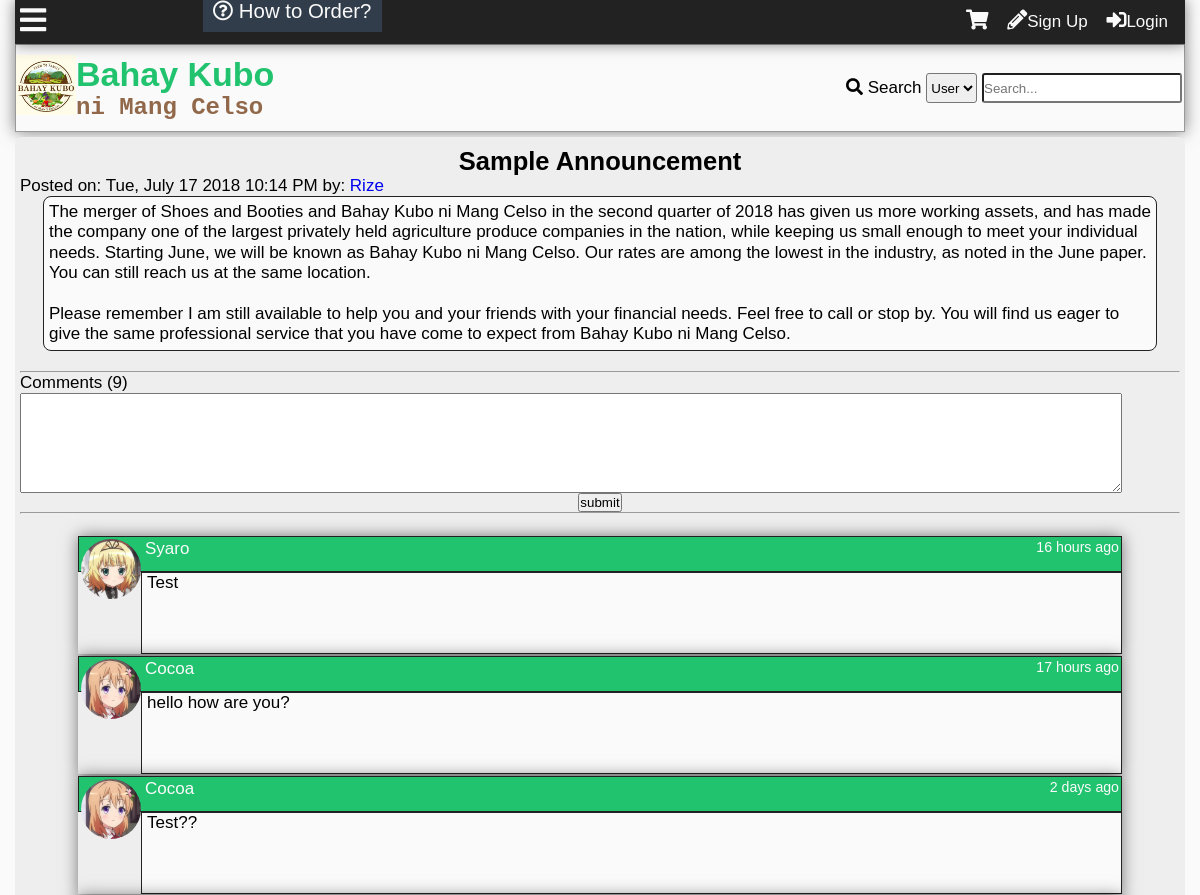
Page /announcement.php (upper part) on the earlier database version.
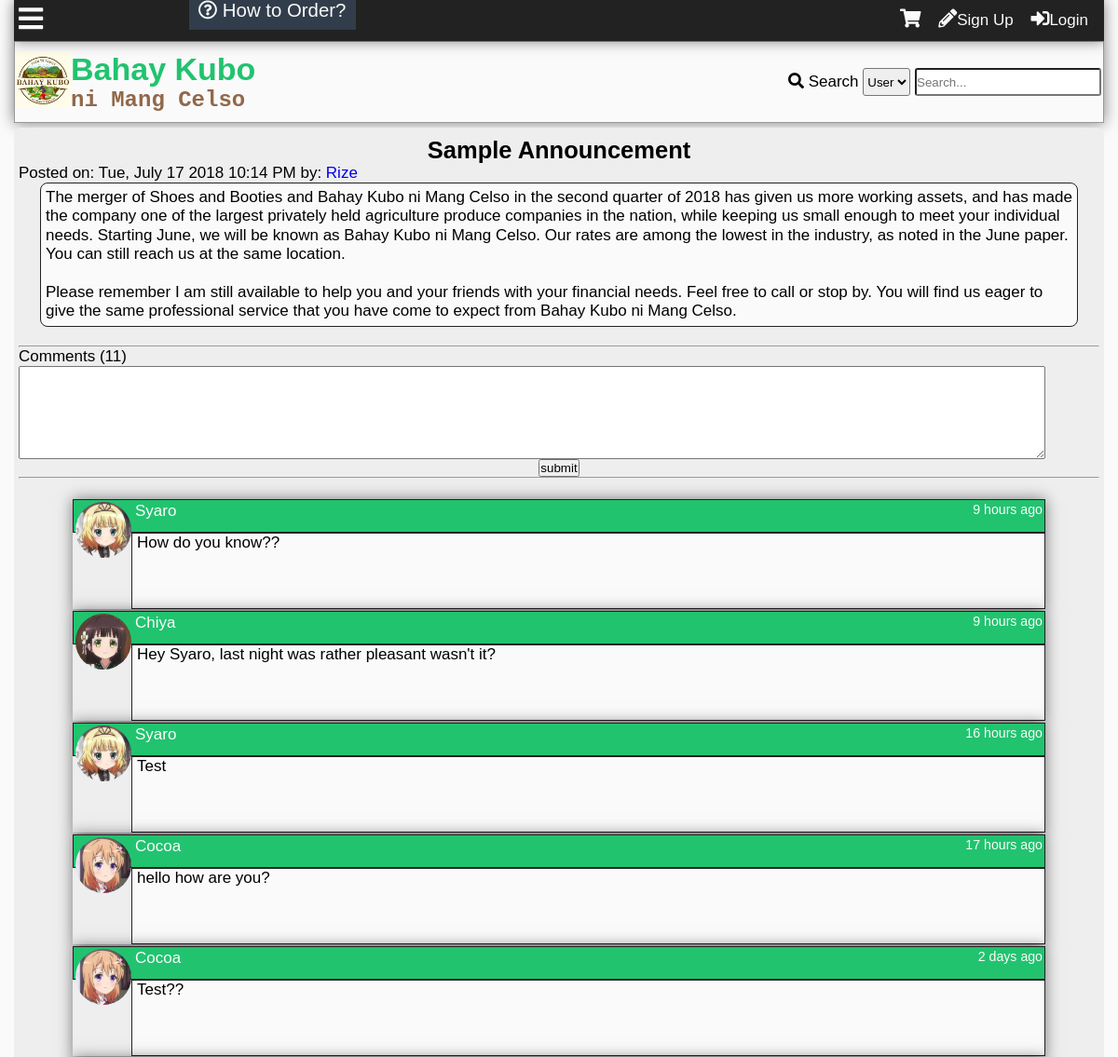
Same page on the later database version.
### tables this page shows
CREATE TABLE `tblannouncement` (
  `announceid` int(11) NOT NULL,
  `title` varchar(100) NOT NULL,
  `content` text NOT NULL,
  `datecreated` datetime DEFAULT NULL,
  `author` int(11) NOT NULL
);

CREATE TABLE `tbluser` (
  `userid` int(11) NOT NULL,
  `username` varchar(100) NOT NULL,
  `password` varchar(100) NOT NULL,
  `firstname` varchar(100) NOT NULL,
  `middlename` varchar(100) NOT NULL,
  `lastname` varchar(100) NOT NULL,
  `birthday` varchar(20) NOT NULL,
  `datecreated` timestamp NOT NULL DEFAULT '0000-00-00 00:00:00',
  `email` varchar(100) NOT NULL,
  `website` varchar(255) NOT NULL,
  `location` varchar(255) NOT NULL,
  `usertypeid` int(11) NOT NULL,
  `access` int(11) NOT NULL,
  `imgname` varchar(100) NOT NULL,
  `imgtype` varchar(100) NOT NULL,
  `imgpath` varchar(200) NOT NULL,
  `bio` text NOT NULL,
  `is_show_email` tinyint(1) NOT NULL,
  `gender` int(11) NOT NULL,
  `lastupdate` timestamp NOT NULL DEFAULT '0000-00-00 00:00:00',
  `lastonline` timestamp NOT NULL DEFAULT '0000-00-00 00:00:00',
  `profileviews` int(11) NOT NULL
);

CREATE TABLE `tblcommentann` (
  `commentannid` int(11) NOT NULL,
  `announceid` int(11) NOT NULL,
  `comment` mediumtext NOT NULL,
  `userid` int(11) NOT NULL,
  `dateposted` datetime DEFAULT NULL
);

### announcement.php (the view, shortened to what this page needs)
<?php
	include'functions.php';
	require_once'connection.php';
?>
<!DOCTYPE html>
<html lang="en">
<head>
  	<link rel="stylesheet" href="css/style.css">
  	<link rel="stylesheet" href="css/fontawesome-all.css">
</head>
<body>
	<div class="main-container">
	<?php
		addheader();
	?>
	<div class="other-content">
<?php
$sql="SELECT announceid,title,content,t1.datecreated,username FROM tblannouncement AS t1
LEFT JOIN tbluser
	ON userid = author
ORDER BY announceid DESC
LIMIT 1";
$result= $conn->query($sql);
$row=$result->fetch_object();
$id = $row->announceid;
$title = $row->title;
$content = $row->content;
$date = date('D, F j Y g:i A',strtotime($row->datecreated));
$author = $row->username;
echo '<h2 id="announcement-title">'.$title.'</h2>
<p>Posted on: '.$date.' by: <a href="profile.php?name='.$author.'">'.$author.'</a></p>
<div class="announce-content">'.nl2br($content);
echo'</div>
<br><hr>';
$sql = "SELECT commentannid FROM tblcommentann WHERE announceid = '$id'";
$result= $conn->query($sql);
$comments = $result->num_rows;
echo'<p>Comments ('.$comments.')</p>
';
if(isset($_SESSION['id'])){
echo'<form id="comment-form">
	<textarea id="announcement-text" required></textarea>
	<br>
	<input type="hidden" value="'.$_SESSION['id'].'" id="user-id">
	<input type="hidden" value="'.$id.'" id="announce-id">
	<center><input type="submit" value="submit"></center>
</form>
<hr><br>
';
}else{
	echo'<form id="comment-form">
	<textarea id="announcement-text" required></textarea>
	<br>
	<input type="hidden" id="user-id">
	<input type="hidden" id="announce-id">
	<center><input type="submit" value="submit"></center>
</form>
<hr><br>
';
}
echo '<div id="announcement-comments">';
$sql = "SELECT commentannid,comment,t1.userid,username,imgpath,dateposted FROM tblcommentann AS t1
	LEFT JOIN tbluser AS t2
		ON t1.userid = t2.userid
	WHERE announceid = '$id'
	ORDER BY dateposted DESC";
$result = $conn->query($sql);
while($row = $result->fetch_object()){
	$comment = $row->comment;
	$user = $row->username;
	$img = $row->imgpath;
	$date = $row->dateposted;
	echo'<div class="comment-box">
<div class="comment-header">
<a class="cm-user" href="profile.php?name='.$user.'">
<div class="comment-tn">
<img src="'.$img.'">
</div>
'.$user.'</a>
<small>'.time_elapsed_string($date).'</small>
</div>
<div class="comment-body">
<div class="com-container"><p class="comment-cm">'.nl2br($comment).'</p></div></div>';
echo'</div>
';
}
?>
	</div>
	</div>
</body>
</html>

### functions.php (shortened to what this page needs)
<?php
function addheader(){
	echo'<header id="main-header">
			<div class="grid-header">
				<div class="box1">
					<a href="index.php">
						<div class="logo">
							<img src="img/logo.jpg">
						</div>
						<div id="header-text">
						<h1 id="first-text">Bahay Kubo</h1><br>
							<h2 id="second-text"> ni Mang Celso</h2>
						</div>
					</a>
				</div>
				<div class="box2">';
						search_function();
				echo'</div>
				<div class="modal2">
				</div>
				<div id="search-dropdown">
				</div>
			</div>
		</header>
		<div class="subheader">
			<div class="subgrid">
				<div class="svg">
					<p class="open-slide" onclick="openSlideMenu()">
						<i class="fas fa-bars"></i>
					</p>
				</div>
				<div class="nav">
					<a id="How-to" href="about.php#how-to-order"><i class="far fa-question-circle"></i> How to Order?</a>
				</div>
				<div class="profile-grid">';
						session_button();
				echo'</div>
			</div>
		</div>
	';
}
function time_elapsed_string($datetime, $full = false) {
    $now = new DateTime;
    $ago = new DateTime($datetime);
    $diff = $now->diff($ago);
    $string = array(
        'y' => 'year',
        'm' => 'month',
        'd' => 'day',
        'h' => 'hour',
        'i' => 'minute',
        's' => 'second',
    );
    foreach ($string as $k => &$v) {
        if ($diff->$k) {
            $v = $diff->$k . ' ' . $v . ($diff->$k > 1 ? 's' : '');
        } else {
            unset($string[$k]);
        }
    }
    if (!$full) $string = array_slice($string, 0, 1);
    return $string ? implode(', ', $string) . ' ago' : 'just now';
}
function session_button(){
	$conn = mysqli_connect ("localhost", "root", "", "itsproject");
	if(isset($_SESSION['id'])){
	$id=$_SESSION['id'];
		$sql="SELECT imgpath FROM tbluser WHERE userid=".$id."";
		$result=$conn->query($sql);
		$row=$result->fetch_object();
		$tn_image=$row->imgpath;
		if($tn_image==''){
			$tn_image='img/default.png';
		}
echo'<i class="fas fa-shopping-cart button" onclick="showCartPanel()"></i>';
$sql="SELECT pmid FROM tblpm WHERE receiverid='$id' AND checked=0 GROUP BY senderid";
$result=$conn->query($sql);
$count=$result->num_rows;
		echo'<a class="button" title="Check your messages" href="inbox.php?name='.$_SESSION["name"].'"><i class="far fa-envelope"></i><span id="pmnum">'.$count.'</span></a>';
$sql="SELECT notifid FROM tblnotif
	WHERE receiverid='$id' and checked=0
	";
$result=$conn->query($sql);
$count=$result->num_rows;
		echo'<a class="button" id="notifbtn" title="Check your notifications" onclick="toggleNotif()""><i class="far fa-bell"></i><span id="notifnum">'.$count.'</span></a>
		<a class="button" href=profile.php?name='.$_SESSION['name'].'>
		'.$_SESSION["name"].'\'s Profile<div class="top-tn"><img src="'.$tn_image.'""></div></a>';
		echo'<div id="notifdrop">
		Notifications
		<ul>';
$sql="SELECT notifid,username,imgpath,receiverid,notifdate,notiftype,checked,details,details2 FROM tblnotif
	LEFT JOIN tbluser
		ON tblnotif.userid=tbluser.userid
	WHERE receiverid='$id'
	ORDER BY notifid DESC
	LIMIT 10";
$result=$conn->query($sql);
$count=$result->num_rows;
if($count==0){
	echo'<li>No notifications yet...</li>';
}else{
while($rows=$result->fetch_object())
{
$nid=$rows->notifid;
$uname=$rows->username;
$rid=$rows->receiverid;
$date=time_elapsed_string($rows->notifdate);
$type=$rows->notiftype;
$imgpath=$rows->imgpath;
$uname=$rows->username;
$details=$rows->details;
$details2=$rows->details2;
if(!$imgpath){
	$imgpath='img/default.png';
}
if($type==1){
	echo'<li><div class="comment-tn">
				<img src="'.$imgpath.'">
			</div> <a class="n1" href="profile.php?name='.$uname.'">'.$uname.'</a> <a class="n2" href="profile.php?name='.$_SESSION['name'].'#comment'.$details.'"> has commented on your profile '.$date.'</a></li>';
} else if($type==2){
	if ($details2==1){
	echo'<li><div class="comment-tn">
				<img src="'.$imgpath.'">
			</div>
			 <a class="n1" href="profile.php?name='.$uname.'">'.$uname.'</a> has sent a friend request '.$date.'<br>
		<div id="fr-'.$nid.'"><a class="fr-yes" onclick="friendyes(this)" value="'.$nid.'">Yes</a> <a class="fr-no" onclick="friendno(this)" value="'.$nid.'">No</a>
		</div>
		</li>';
	} else if($details2==2){
		echo'<li><div class="comment-tn">
				<img src="'.$imgpath.'">
			</div>
			 <a class="n1" href="profile.php?name='.$uname.'">'.$uname.'</a> has sent a friend request '.$date.'<br>
		<div id="fr-'.$nid.'">
			Request Accepted
		</div>
		</li>';
	} else if($details2==3){
		echo'<li><div class="comment-tn">
				<img src="'.$imgpath.'">
			</div>
			 <a class="n1" href="profile.php?name='.$uname.'">'.$uname.'</a> has sent a friend request '.$date.'<br>
		<div id="fr-'.$nid.'">
			Request Denied
		</div>
		</li>';
	}
}else if ($type==3){
	echo'<li><i class="fas fa-ban banned"></i> Sorry, your profile picture has been removed.<br>
	Please read the rules and guidelines.</li>';
}
}
}
		echo'<center><a id="seeallnotif" href="notification.php">See all notifications</a></center>
		</ul>
		</div>';
	}else{
		echo'<div id="notifnum"></div><div id="pmnum"></div>
		<i class="fas fa-shopping-cart button" onclick="showCartPanel()"></i>
		<a href ="register.php" class="button"><i class="fas fa-pencil-alt"></i></i>Sign Up</a>
		<a id="modalBtn" class="button"><i class="fas fa-sign-in-alt"></i>Login</a>';
	}
}
function search_function(){
	echo'
		<form action="search.php" method="get">
			<i class="fas fa-search"></i>
			<label>Search</label>
			<select name="criteria" id="criteria">
				<option value="2">User</option>
			</select>
			<input type="text" onkeyup="searchdropdown()" required name="search-text" placeholder="Search..." id="search-text" autocomplete="off">
		</form>
	';
}

### css/style.css (style rules this page uses)
* { padding:0; margin:0; }
:root { --facebookblue:#4267b2; --twitterlogo:#00aced; --lightblue:#c0deed; --sunflower:#ffce1b; --orangered:#FF4500; --magenta:#ff00ff; --lime:#32CD32; --palegreen:#98fb98; --dark-red:#590000; --blood-red:#8B0000; --cyan:#00ffff; --bluegreen:#21c36f; --canvas:#F3ECE2; --primary-color:#21c36f; --secondary-color:#c0deed; --contrast: #91684a; --secondary-contrast:#313d4b; --light-color:#fafafa; --dark-color:#222; --gray:#eee; --darkgray:#999; }
body { font-family: Lora,'MS Sans Serif',Geneva,sans-serif; font-size: 17px; background:var(--light-color); }
h1,h2,h3,h4,h5,h6 { font-family: Arial, Helvetica, sans-serif; }
a { text-decoration: none; }
.main-container { display:grid; grid-template-areas: "subheader" "header" "main-search" "content" "footer"; margin:0px; padding:0 15px 0 15px; }
.subheader { grid-area:subheader; padding-bottom: 4px; background: var(--dark-color); color: var(--light-color); box-shadow: 0 0 15px rgba(0,0,0,0.5); }
.subgrid { display: grid; grid-template-columns: 1fr 4fr; grid-template-areas: "svg profile" }
.open-slide { grid-area: svg; padding: 5px; font-size: 30px; color: var(--light-color); }
#how-to { padding: 0.5em; background: var(--secondary-contrast); font-size: 1.2em; color: var(--light-color); }
.profile-grid { grid-area: profile; grid-column-start: right; padding: 8px; }
.profile-grid i { font-size:20px; }
.button { padding: 2px 5px; color: var(--light-color); border:0; margin-right: 4px; text-align: center; cursor:pointer; }
#main-header { grid-area:header; border: 1px solid var(--darkgray); box-shadow: 0 0 15px rgba(0,0,0,0.5); margin-bottom: 5px; }
#highlight-text,#first-text { color:var(--primary-color); }
#second-text { color:var(--contrast); font-family: "Courier New", Courier, monospace; font-size: 24px; }
#first-text,#second-text { display: inline; }
.grid-header { display:grid; grid-template-columns: 1fr 1fr; grid-template-areas: "title login"; align-items:center; padding: 10px 0; }
.box1 { grid-area:title; }
.logo { float: left; width: 60px; height: 60px; }
.logo img { max-width: 100%; }
.box2 { grid-area:login; grid-column-start: right; padding-right: 2px; }
#header-text { padding-left:10px; }
.box2 select { height: 30px; border-radius: 3px; }
.box2 input[type='text'] { height: 30px; width: 200px; border-radius: 3px; }
#announcement-title { font-family: "Arial", sans-serif; }
.announce-content { font-family: verdana, sans-serif; background: var(--light-color); display: block; margin: 0 auto; width: 95%; min-height: 100px; border: 1px solid var(--dark-color); border-radius: 8px; padding:5px; line-height: 1.2em; }
#announcement-text { width:95%; height:100px; }
.other-content { box-sizing: border-box; border-radius: 8px; padding:5px; background: var(--gray); min-height:85vh; position: relative; }
.other-content h2,.other-content h3 { text-align: center; margin-top: 5px; }
.comment-box { width:90%; display:block; margin-left: auto; margin-right: auto; margin-top: 2px; box-shadow: 0 0 15px rgba(0,0,0,0.5); }
.comment-box small { float:right; }
.comment-header { background: var(--primary-color); color: var(--light-color); padding:2px; padding-bottom:12px; border:1px solid var(--dark-color); }
.cm-user { color: var(--light-color); padding-left:4px; }
.comment-body { background: var(--light-color); padding-left: 5px; min-height:80px; border: 1px solid var(--dark-color); overflow-x: hidden; overflow-y: hidden; }
.com-container { width:670px; }
.comment-cm { word-wrap: break-word; }
.comment-tn { height:60px; width:60px; border-radius: 50%; overflow:hidden; float:left; }
.comment-tn img { max-width: 100%; }

Differences in the rows shown:
added tblcommentann: userid.imgpath (picture), userid.username "Syaro", dateposted "9 hours ago", comment "How do you know??"
added tblcommentann: userid.imgpath (picture), userid.username "Chiya", dateposted "9 hours ago", comment "Hey Syaro, last night was rather pleasant wasn't it?"
Other differences:
$comments: "9" → "11"
